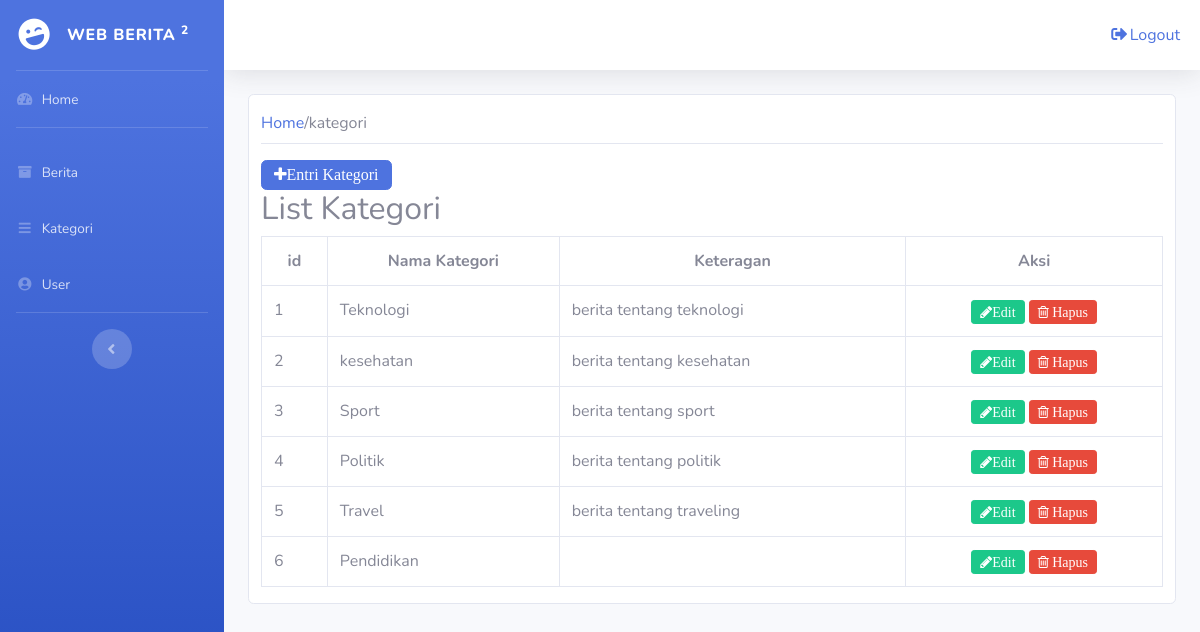
The page /admin/index.php?page=kategori (signed in) on the database its author committed.
### tables this page shows
CREATE TABLE `kategori` (
  `id` int(11) NOT NULL,
  `nama_kategori` varchar(50) NOT NULL,
  `keterangan` varchar(100) NOT NULL
);

### admin/kategori.php (the view, shortened to what this page needs)
<div class="d-flex left-content-between flex-wrap flex-md-nowrap align-items-center pt-3 pb-2 mb-3 border-bottom">
        <a href="index.php">Home</a> /kategori
      </div>
 <?php
 $aksi = isset($_GET['aksi']) ? $_GET['aksi'] : 'list';
 switch ($aksi) {
 	case 'list':
 ?>
 <a href="?page=kategori&aksi=entri" class="btn btn-primary fa fa-plus">Entri Kategori</a>
 <h2> List Kategori </h2>
 <table class="table table-bordered table-stripped">
 	<tr align="center">
	 	<th>id</th>
	 	<th>Nama Kategori</th>
	 	<th>Keteragan</th>
	 	<th>Aksi</th>
	 </tr>
	 <?php
	 	include 'koneksi.php';
	 	$tampil = mysqli_query($koneksi,"SELECT * FROM kategori ORDER BY id ASC");
	 	$no=1;
	 	while ($data = mysqli_fetch_array($tampil)) {
	 	?>
	 	<tr>
	 		<td><?php echo $no; ?></td>
		 	<td><?php echo $data['nama_kategori'] ?></td>
		 	<td><?php echo $data['keterangan'] ?></td>
		 	<td align="center">
		 		<a href="?page=kategori&aksi=edit&id=<?php echo $data['id']; ?>" class="btn btn-success btn-sm fa fa-pencil">Edit</a>
		 		<a href="aksi_kategori.php?page=kategori&proses=hapus&id=<?php echo $data['id']; ?>" onclick="return confirm('Yakin akan menghapus data ?');" class="btn btn-danger btn-sm fa fa-trash-o"> Hapus </a>
		 	</td>
	 	</tr>
	 	<?php
	 		$no++;
	 	}
	 ?>
 </table>
 <?php
 		break;
 ?>
 <?php
 }
 ?>

### rows shown on the page
kategori: nama_kategori "Teknologi", keterangan "berita tentang teknologi"
kategori: nama_kategori "kesehatan", keterangan "berita tentang kesehatan"
kategori: nama_kategori "Sport", keterangan "berita tentang sport"
kategori: nama_kategori "Politik", keterangan "berita tentang politik"
kategori: nama_kategori "Travel", keterangan "berita tentang traveling"
kategori: nama_kategori "Pendidikan"
